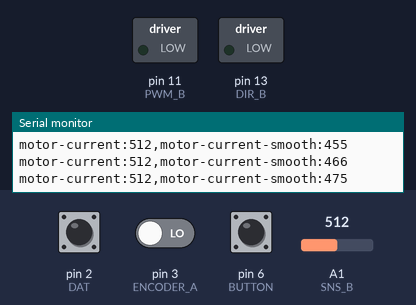
Recording of a sketch running on a simulated Arduino Uno, built with avr-gcc and run on an emulated ATmega328P. On the bench: switched loads named in the sketch (green lamp = pin HIGH), the last lines printed to the serial monitor. Dashed ring = blinking. The test bench sets the inputs (shaded band); at power-on: pin 6 (BUTTON) LOW, pin 2 (DAT) HIGH, pin 3 (ENCODER_A) LOW, A1 (SNS_B) = 512.

Above: at 1.2 s.
1.3 s: pin 6 (BUTTON) pulled HIGH for 0.15 s
At 2.1 s:
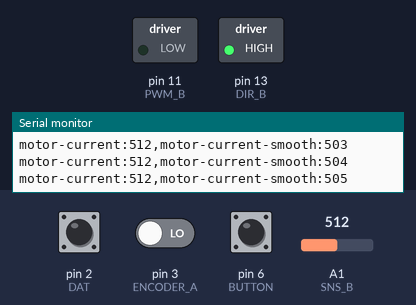
5.9 s: pin 6 (BUTTON) pulled HIGH for 1 s
At 7.0 s:
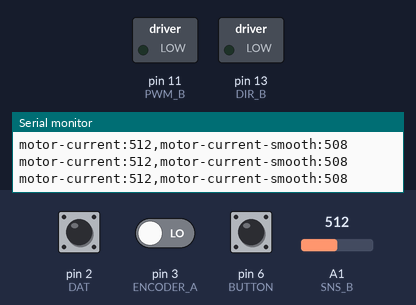
9.9 s: pin 6 (BUTTON) pulled HIGH for 3.2 s
At 11.3 s:
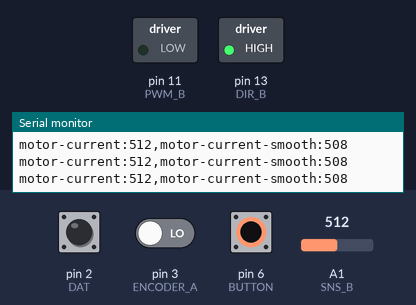
17.6 s: pin 6 (BUTTON) pulsed HIGH 5 times (0.12 s each, 0.3 s apart)
At 18.1 s:
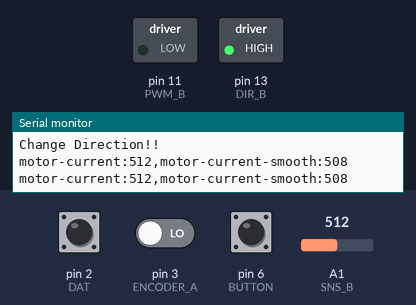
Timing chart, 0 to 20.6 s (numbered marks = the images above; inputs shaded):
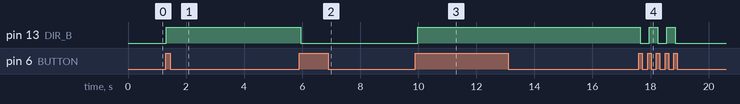

Measured:
- after the input at 1.3 s, pin 13 (DIR_B): LOW → HIGH at once
- after the input at 5.9 s, pin 13 (DIR_B): HIGH → LOW after 0.05 s
- after the input at 9.9 s, pin 13 (DIR_B): LOW → HIGH after 0.08 s
- after the input at 17.6 s, pin 13 (DIR_B): alternates HIGH for 0.30 s and LOW for 0.30 s, 5 changes in all, then stays LOW, starting after 0.05 s

The sketch:

motorDriver.ino
```cpp
///////////////////////////////////////////////////////////////////////////////////////////////////////////////////////////////////////////////////
//                                            I/O PIN DEFINITIONS
///////////////////////////////////////////////////////////////////////////////////////////////////////////////////////////////////////////////////
const int DIR_B = 13;
const int PWM_B = 11;
const int SNS_B = A1;

const int ENCODER_A = 3;
const int ENCODER_B = 4;

const int DAT = 2;
const int CLK = 5;
const int BUTTON = 6;

///////////////////////////////////////////////////////////////////////////////////////////////////////////////////////////////////////////////////
//                                            Global Variables
///////////////////////////////////////////////////////////////////////////////////////////////////////////////////////////////////////////////////
bool blinking = false;
bool motor_direction = false;
int target_time;

bool pressed = false;
bool lastPressed = false;
int rotary_count = 0;

long encoder_count = 0;
int pwm_output = 100;
int motor_current = 0;
float alpha = 0.2;
int motor_current_smooth = 0;
int motor_current_smooth_last = 0;

void setup() {
  Serial.begin(9600);
  while (!Serial) {
    ; // wait for serial port to connect. Needed for native USB
  }

  attachInterrupt(digitalPinToInterrupt(ENCODER_A), rightEncoderEvent, CHANGE);
  attachInterrupt(digitalPinToInterrupt(DAT), RoteStateChanged, FALLING);

  pinMode(DIR_B, OUTPUT);
  pinMode(PWM_B, OUTPUT);
  pinMode(SNS_B, INPUT);

  pinMode(ENCODER_B, INPUT);
  pinMode(CLK, INPUT);
  pinMode(BUTTON, INPUT);


}

void loop() {

  lastPressed = pressed;
  pressed = digitalRead(BUTTON);
  if (lastPressed == false && pressed == true) {
    Serial.println("Change Direction!!");
    motor_direction = !motor_direction;
  }

  if (motor_direction) {
    digitalWrite(DIR_B, HIGH);
  } else {
    digitalWrite(DIR_B, LOW);
  }

  rotary_count = min(100, max(0, rotary_count));
  pwm_output = map(rotary_count, 0, 100, 0, 255);
  analogWrite(PWM_B, pwm_output);


  motor_current = analogRead(SNS_B); //map(analogRead(SNS_B), 0, 676, 0, 2);

  /*
  motor_current_smooth = 0;
  for (int i = 0; i < 10; i++) {
    motor_current_values[i] = motor_current_values[i+1];
    motor_current_smooth += motor_current_values[i+1];
  }
  motor_current_values[10] = motor_current;
  motor_current_smooth += motor_current_values[10];
  motor_current_smooth = motor_current_smooth / 10;
  */

  motor_current_smooth = alpha * motor_current + (1 - alpha) * motor_current_smooth_last;
  motor_current_smooth_last = motor_current_smooth;

  Serial.print("motor-current:");
  Serial.print(motor_current);
  Serial.print(",");
  Serial.print("motor-current-smooth:");
  Serial.print(motor_current_smooth);
  //Serial.print(",");
  //Serial.print("encoder-count:");
  //Serial.print(encoder_count);
  //Serial.print(",");
  //Serial.print("rotary-count:");
  //Serial.print(rotary_count);
  Serial.println("");
  delay (100);


}

void rightEncoderEvent() {
  if (digitalRead(ENCODER_A) == HIGH) {
    if (digitalRead(ENCODER_B) == LOW) {
      encoder_count++; }
    else {
      encoder_count--; }
  } else {
    if (digitalRead(ENCODER_B) == LOW) {
      encoder_count--;
    } else {
      encoder_count++;
    }
  }
}


void RoteStateChanged() {
  if (digitalRead(DAT) == LOW) {
    if (digitalRead(CLK) == LOW) {
      rotary_count++; }
    else {
      rotary_count--; }
  }

}
```
